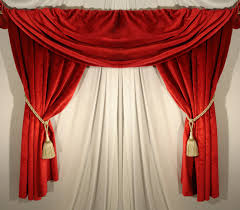
#> input picture DATASET/TEST/non-organik/R_10000.jpg, 240 x 210 px, found by its file name; its folder holds 4 pictures in this run
$ python train.py
#> lines starting #> are read from the running program, lines starting #| are printed output that depends on the picture
import os
import cv2
import time
import json
import pickle
import numpy as np
from skimage.feature import local_binary_pattern, hog
from sklearn.neighbors import KNeighborsClassifier
from sklearn.metrics import accuracy_score, precision_score, recall_score, f1_score, confusion_matrix
from concurrent.futures import ProcessPoolExecutor

def extract_features_single(img_path):
    try:
        img = cv2.imread(img_path)
#> img is the input picture: shape (210, 240, 3); mean B, G, R 90.8, 104.2, 166.3
        if img is None:
            return None
        # Resize to standard size (128x128)
        img_resized = cv2.resize(img, (128, 128))

        # 1. Color Histogram (HSV)
        hsv = cv2.cvtColor(img_resized, cv2.COLOR_BGR2HSV)
#> hsv: shape (128, 128, 3); mean H, S, V 23.3, 133.1, 166.1
        hist_h = cv2.calcHist([hsv], [0], None, [8], [0, 180])
#> hist_h = [14962, 207, 1, 0, 1, 0, 0, 1213]
        hist_s = cv2.calcHist([hsv], [1], None, [8], [0, 256])
#> hist_s = [175, 7612, 821, 261, 169, 191, 1838, 5317]
        hist_v = cv2.calcHist([hsv], [2], None, [8], [0, 256])
#> hist_v = [89, 252, 1051, 1936, 3498, 4318, 3166, 2074]
        hist_color = np.concatenate([hist_h, hist_s, hist_v]).flatten()
#> hist_color = 24 values, max 14962 at index 0, min 0 at index 3, mean 2048
        sum_val = hist_color.sum()
#> sum_val = 49152
        if sum_val > 0:
            hist_color /= sum_val
#> hist_color = 24 values, max 0.304 at index 0, min 0 at index 3, mean 0.0417

        # 2. LBP (Uniform LBP)
        gray = cv2.cvtColor(img_resized, cv2.COLOR_BGR2GRAY)
        radius = 3
        n_points = 8 * radius
        lbp = local_binary_pattern(gray, n_points, radius, method='uniform')
        n_bins = int(lbp.max() + 1)
#> n_bins = 26
        hist_lbp, _ = np.histogram(lbp.ravel(), bins=n_bins, range=(0, n_bins))
#> hist_lbp = 26 values, max 7932 at index 25, min 76 at index 20, mean 630.2
        hist_lbp = hist_lbp.astype("float32")
        sum_lbp = hist_lbp.sum()
#> sum_lbp = 16384
        if sum_lbp > 0:
            hist_lbp /= sum_lbp
#> hist_lbp = 26 values, max 0.484 at index 25, min 0.00464 at index 20, mean 0.0385

        # 3. HOG
        hog_feat = hog(gray, orientations=9, pixels_per_cell=(16, 16), cells_per_block=(2, 2), visualize=False)
#> hog_feat = 1764 values, max 0.389 at index 1296, min 0.000385 at index 1120, mean 0.121

        # 4. Combined (Color Histogram + LBP)
        combined = np.concatenate([hist_color, hist_lbp])
#> combined = 50 values, max 0.484 at index 49, min 0 at index 3, mean 0.04

        return hist_color, hist_lbp, hog_feat, combined
    except Exception as e:
        print(f"Error processing {img_path}: {e}")
        return None

def process_item(item):
    res = extract_features_single(item["path"])
    if res is None:
        return None
    color, lbp, hog_feat, combined = res
#> color has the same summary as hist_color in extract_features_single; lbp has the same summary as hist_lbp in extract_features_single
    return {
        "path": item["path"],
        "filename": item["filename"],
        "label": item["label"],
        "category": item["category"],
        "color": color,
        "lbp": lbp,
        "hog": hog_feat,
        "combined": combined
    }

def get_image_info(base_dir):
    data_info = []
    classes = ['organik', 'non-organik']

    organic_categories = ["Dedaunan", "Sisa Buah", "Sisa Makanan", "Sisa Sayuran"]
    non_organic_categories = ["Botol Plastik", "Kaleng Minuman", "Kardus/Karton", "Kertas/Buku", "Kemasan Plastik"]

    for cls in classes:
        cls_dir = os.path.join(base_dir, cls)
        if not os.path.exists(cls_dir):
            continue
        label = "Organik" if cls == "organik" else "Non-Organik"

        filenames = os.listdir(cls_dir)
        for i, fname in enumerate(filenames):
            if fname.lower().endswith(('.jpg', '.jpeg', '.png', '.webp')):
                full_path = os.path.join(cls_dir, fname)
                if label == "Organik":
                    category = organic_categories[i % len(organic_categories)]
                else:
                    category = non_organic_categories[i % len(non_organic_categories)]
                data_info.append({
                    "path": full_path,
                    "filename": fname,
                    "label": label,
                    "category": category
                })
    return data_info

def main():
    print("Initializing directories...")
    train_dir = r"e:\SKRIPSI\Raisa\ModelKNN\DATASET\TRAIN"
    test_dir = r"e:\SKRIPSI\Raisa\ModelKNN\DATASET\TEST"

    # 1. Collect image paths
    print("Collecting image paths...")
    train_info = get_image_info(train_dir)
    test_info = get_image_info(test_dir)
    print(f"Found {len(train_info)} training images and {len(test_info)} test images.")

    # 2. Extract features in parallel
    print("Extracting features in parallel using ProcessPoolExecutor...")
    start_time = time.time()

    # We will limit CPUs to make sure we don't crash, let's use 2 workers to save memory
    num_workers = 2
    print(f"Using {num_workers} worker processes...")

    train_features = []
    with ProcessPoolExecutor(max_workers=num_workers) as executor:
        results = list(executor.map(process_item, train_info, chunksize=100))
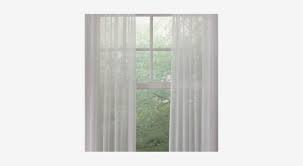
#> input picture DATASET/TEST/non-organik/R_10007.jpg, 303 x 166 px, found by its file name
#> in extract_features_single, img is the input picture: shape (166, 303, 3); mean B, G, R 217.7, 220.3, 219.7
#> in extract_features_single (call 2), `img_resized = cv2.resize(img, (128, 128))`:
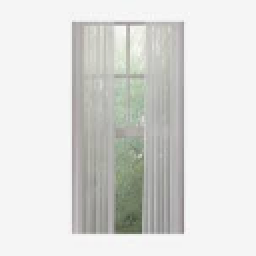
#> img_resized: shape (128, 128, 3) (shown 2 times larger); mean B, G, R 217.8, 220.4, 219.7
#> in extract_features_single (call 2), `hsv = cv2.cvtColor(img_resized, cv2.COLOR_BGR2HSV)`: hsv: shape (128, 128, 3); mean H, S, V 22.8, 4.7, 220.8
#> in extract_features_single (call 2), `hist_h = cv2.calcHist([hsv], [0], None, [8], [0, 180])`: hist_h = [10551, 3485, 1105, 97, 28, 17, 87, 1014]
#> in extract_features_single (call 2), `hist_s = cv2.calcHist([hsv], [1], None, [8], [0, 256])`: hist_s = [15793, 579, 12, 0, 0, 0, 0, 0]
#> in extract_features_single (call 2), `hist_v = cv2.calcHist([hsv], [2], None, [8], [0, 256])`: hist_v = [0, 0, 17, 236, 729, 3434, 1261, 10707]
#> in extract_features_single (call 2), `hist_color = np.concatenate([hist_h, hist_s, hist_v]).flatten()`: hist_color = 24 values, max 15793 at index 8, min 0 at index 11, mean 2048
#> in extract_features_single (call 2), `hist_color /= sum_val`: hist_color = 24 values, max 0.321 at index 8, min 0 at index 11, mean 0.0417
#> in extract_features_single (call 2), `hist_lbp, _ = np.histogram(lbp.ravel(), bins=n_bins, range=(0, n_bins))`: hist_lbp = 26 values, max 7359 at index 24, min 24 at index 6, mean 630.2
#> in extract_features_single (call 2), `hist_lbp /= sum_lbp`: hist_lbp = 26 values, max 0.449 at index 24, min 0.00146 at index 6, mean 0.0385
#> in extract_features_single (call 2), `hog_feat = hog(gray, orientations=9, pixels_per_cell=(16, 16), cells_p..`: hog_feat = 1764 values, max 0.583 at index 297, min 0 at index 0, mean 0.0688
#> in extract_features_single (call 2), `combined = np.concatenate([hist_color, hist_lbp])`: combined = 50 values, max 0.449 at index 48, min 0 at index 11, mean 0.04
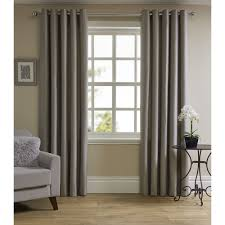
#> input picture DATASET/TEST/non-organik/R_10015.jpg, 225 x 225 px, found by its file name
#> in extract_features_single, img is the input picture: shape (225, 225, 3); mean B, G, R 130.4, 141.3, 148
#> in extract_features_single (call 3), `hsv = cv2.cvtColor(img_resized, cv2.COLOR_BGR2HSV)`: hsv: shape (128, 128, 3); mean H, S, V 27.2, 40.7, 148.2
#> in extract_features_single (call 3), `hist_h = cv2.calcHist([hsv], [0], None, [8], [0, 180])`: hist_h = [12500, 2558, 67, 32, 315, 96, 453, 363]
#> in extract_features_single (call 3), `hist_s = cv2.calcHist([hsv], [1], None, [8], [0, 256])`: hist_s = [7308, 4962, 3332, 641, 96, 30, 10, 5]
#> in extract_features_single (call 3), `hist_v = cv2.calcHist([hsv], [2], None, [8], [0, 256])`: hist_v = [150, 1285, 2455, 2895, 3365, 1927, 1170, 3137]
#> in extract_features_single (call 3), `hist_color = np.concatenate([hist_h, hist_s, hist_v]).flatten()`: hist_color = 24 values, max 12500 at index 0, min 5 at index 15, mean 2048
#> in extract_features_single (call 3), `hist_color /= sum_val`: hist_color = 24 values, max 0.254 at index 0, min 0.000102 at index 15, mean 0.0417
#> in extract_features_single (call 3), `lbp = local_binary_pattern(gray, n_points, radius, method='uniform')`:
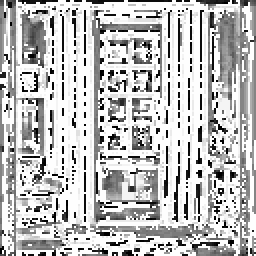
#> lbp: shape (128, 128) float64 (shown 2 times larger); min 0, max 25, mean 18.7; drawn with min black and max white
#> in extract_features_single (call 3), `hist_lbp, _ = np.histogram(lbp.ravel(), bins=n_bins, range=(0, n_bins))`: hist_lbp = 26 values, max 8027 at index 25, min 77 at index 6, mean 630.2
#> in extract_features_single (call 3), `hist_lbp /= sum_lbp`: hist_lbp = 26 values, max 0.49 at index 25, min 0.0047 at index 6, mean 0.0385
#> in extract_features_single (call 3), `hog_feat = hog(gray, orientations=9, pixels_per_cell=(16, 16), cells_p..`: hog_feat = 1764 values, max 0.466 at index 1152, min 0 at index 32, mean 0.102
#> in extract_features_single (call 3), `combined = np.concatenate([hist_color, hist_lbp])`: combined = 50 values, max 0.49 at index 49, min 0.000102 at index 15, mean 0.04
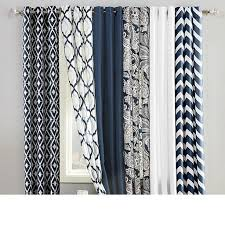
#> input picture DATASET/TEST/non-organik/R_10024.jpg, 225 x 225 px, found by its file name
#> in extract_features_single, img is the input picture: shape (225, 225, 3); mean B, G, R 170.4, 168.3, 166
#> in extract_features_single (call 4), `img_resized = cv2.resize(img, (128, 128))`:
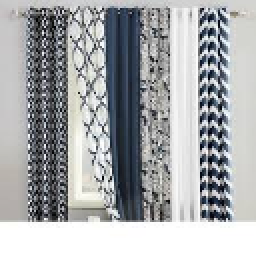
#> img_resized: shape (128, 128, 3) (shown 2 times larger); mean B, G, R 170.5, 168.3, 166.1
#> in extract_features_single (call 4), `hsv = cv2.cvtColor(img_resized, cv2.COLOR_BGR2HSV)`: hsv: shape (128, 128, 3); mean H, S, V 60.5, 21.2, 172.1
#> in extract_features_single (call 4), `hist_h = cv2.calcHist([hsv], [0], None, [8], [0, 180])`: hist_h = [5278, 2980, 310, 309, 4994, 2013, 176, 324]
#> in extract_features_single (call 4), `hist_s = cv2.calcHist([hsv], [1], None, [8], [0, 256])`: hist_s = [13421, 855, 955, 875, 156, 44, 34, 44]
#> in extract_features_single (call 4), `hist_v = cv2.calcHist([hsv], [2], None, [8], [0, 256])`: hist_v = [323, 1425, 1693, 1234, 1143, 1911, 4113, 4542]
#> in extract_features_single (call 4), `hist_color = np.concatenate([hist_h, hist_s, hist_v]).flatten()`: hist_color = 24 values, max 13421 at index 8, min 34 at index 14, mean 2048
#> in extract_features_single (call 4), `hist_color /= sum_val`: hist_color = 24 values, max 0.273 at index 8, min 0.000692 at index 14, mean 0.0417
#> in extract_features_single (call 4), `lbp = local_binary_pattern(gray, n_points, radius, method='uniform')`:
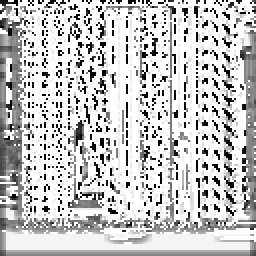
#> lbp: shape (128, 128) float64 (shown 2 times larger); min 0, max 25, mean 19.4; drawn with min black and max white
#> in extract_features_single (call 4), `hist_lbp, _ = np.histogram(lbp.ravel(), bins=n_bins, range=(0, n_bins))`: hist_lbp = 26 values, max 8117 at index 25, min 54 at index 5, mean 630.2
#> in extract_features_single (call 4), `hist_lbp /= sum_lbp`: hist_lbp = 26 values, max 0.495 at index 25, min 0.0033 at index 5, mean 0.0385
#> in extract_features_single (call 4), `hog_feat = hog(gray, orientations=9, pixels_per_cell=(16, 16), cells_p..`: hog_feat = 1764 values, max 0.332 at index 1656, min 0 at index 1279, mean 0.141
#> in extract_features_single (call 4), `combined = np.concatenate([hist_color, hist_lbp])`: combined = 50 values, max 0.495 at index 49, min 0.000692 at index 14, mean 0.04
#> results = 4 items
        train_features = [r for r in results if r is not None]
#> train_features = 4 items

    test_features = []
    with ProcessPoolExecutor(max_workers=num_workers) as executor:
        results = list(executor.map(process_item, test_info, chunksize=100))
        test_features = [r for r in results if r is not None]
#> test_features = 4 items

    print(f"Feature extraction completed in {time.time() - start_time:.2f}s.")
    print(f"Successfully processed {len(train_features)} training features and {len(test_features)} test features.")
#| Successfully processed 4 training features and 4 test features.

    # 3. Prepare dataset matrices
    y_train = np.array([item["label"] for item in train_features])
    y_test = np.array([item["label"] for item in test_features])

    feature_types = ["color", "lbp", "hog", "combined"]
    feature_names = {
        "color": "Color Histogram",
        "lbp": "Local Binary Patterns (LBP)",
        "hog": "Histogram of Oriented Gradients (HOG)",
        "combined": "Histogram + LBP (Combined)"
    }

    X_train_dict = {ft: np.array([item[ft] for item in train_features]) for ft in feature_types}
#> X_train_dict = 4 items
    X_test_dict = {ft: np.array([item[ft] for item in test_features]) for ft in feature_types}
#> X_test_dict = 4 items

    # 4. Grid Search K-values and compare feature methods
    print("Evaluating feature extraction methods and K-values...")
    k_values = [1, 3, 5, 7, 9, 11, 13, 15, 17, 19]

    # Track the best accuracy overall
    best_overall_acc = 0.0
    best_feature_type = None
    best_k = None
    best_clf = None

    # For each feature type, find the best K
    feature_best_k_accuracy = {}

    for ft in feature_types:
        print(f"Testing features: {feature_names[ft]}")
        best_k_for_ft = None
        best_acc_for_ft = 0.0

        for k in k_values:
            clf = KNeighborsClassifier(n_neighbors=k, metric='euclidean')
            clf.fit(X_train_dict[ft], y_train)
            preds = clf.predict(X_test_dict[ft])
            acc = accuracy_score(y_test, preds)
            print(f"  K={k} -> Accuracy: {acc:.4f}")

            if acc > best_acc_for_ft:
                best_acc_for_ft = acc
                best_k_for_ft = k

            if acc > best_overall_acc:
                best_overall_acc = acc
                best_feature_type = ft
                best_k = k
                best_clf = clf

        feature_best_k_accuracy[ft] = best_acc_for_ft
        print(f"Best K for {feature_names[ft]} is K={best_k_for_ft} with accuracy {best_acc_for_ft:.4f}\n")
#> after the loop, best_feature_type = 'color'; best_k = 1; best_overall_acc = 1; feature_best_k_accuracy = 0 items

    print(f"=== OVERALL BEST MODEL ===")
    print(f"Feature: {feature_names[best_feature_type]}")
    print(f"K-value: {best_k}")
    print(f"Test Accuracy: {best_overall_acc:.4f}")

    # 5. Evaluate the best model in detail on the test set
    best_X_train = X_train_dict[best_feature_type]
    best_X_test = X_test_dict[best_feature_type]

    best_clf.fit(best_X_train, y_train)
    y_pred = best_clf.predict(best_X_test)

    # Calculate performance metrics (Organik as positive, Non-Organik as negative)
    acc = accuracy_score(y_test, y_pred)
    prec = precision_score(y_test, y_pred, pos_label="Organik")
    rec = recall_score(y_test, y_pred, pos_label="Organik")
    f1 = f1_score(y_test, y_pred, pos_label="Organik")

    # Confusion Matrix
    # Labels order: ["Organik", "Non-Organik"]
    # So TP (Organik/Organik) is index [0,0]
    # FN (Organik/Non-Organik) is index [0,1]
    # FP (Non-Organik/Organik) is index [1,0]
    # TN (Non-Organik/Non-Organik) is index [1,1]
    cm = confusion_matrix(y_test, y_pred, labels=["Organik", "Non-Organik"])
    tp = int(cm[0, 0])
    fn = int(cm[0, 1])
    fp = int(cm[1, 0])
    tn = int(cm[1, 1])

    print("\nConfusion Matrix:")
    print(f"  TP (Actual Organik, Predicted Organik): {tp}")
    print(f"  TN (Actual Non-Organik, Predicted Non-Organik): {tn}")
    print(f"  FP (Actual Non-Organik, Predicted Organik): {fp}")
    print(f"  FN (Actual Organik, Predicted Non-Organik): {fn}")

    # 6. Generate K-curve for the best feature extraction method
    k_curve = []
    for k in k_values:
        clf = KNeighborsClassifier(n_neighbors=k, metric='euclidean')
        clf.fit(best_X_train, y_train)
        val_acc = accuracy_score(y_test, clf.predict(best_X_test))
        k_curve.append({
            "k": k,
            "accuracy": float(round(val_acc, 4))
        })

    # 7. Generate feature comparison point list
    feature_comparison = [
        {
            "method": feature_names[ft],
            "accuracy": float(round(feature_best_k_accuracy[ft], 4))
        }
        for ft in feature_types
    ]

    # 8. Save Metrics JSON
    metrics_data = {
        "accuracy": float(round(acc, 4)),
        "precision": float(round(prec, 4)),
        "recall": float(round(rec, 4)),
        "f1_score": float(round(f1, 4)),
        "k_optimal": best_k,
        "confusion_matrix": {
            "tp": tp,
            "tn": tn,
            "fp": fp,
            "fn": fn
        },
        "k_curve": k_curve,
        "feature_comparison": feature_comparison,
        "model_info": {
            "algorithm": "K-Nearest Neighbors (KNN)",
            "k_value": best_k,
            "input_size": [128, 128, 3],
            "classes": ["Organik", "Non-Organik"],
            "trained_at": time.strftime("%Y-%m-%dT%H:%M:%SZ", time.gmtime()),
            "train_size": len(train_features),
            "test_size": len(test_features)
        }
    }

    with open("metrics.json", "w") as f:
        json.dump(metrics_data, f, indent=2)
    print("Saved metrics.json successfully.")

    # 9. Save Best Classifier Model
    # Save the trained sklearn KNN classifier
    with open("knn_model.pkl", "wb") as f:
        pickle.dump(best_clf, f)
    print("Saved knn_model.pkl successfully.")

    # 10. Save training reference metadata and extracted features (needed for finding neighbors)
    # Store path, label, category, and best feature representation for all training samples
    training_ref_data = []
    for item in train_features:
        training_ref_data.append({
            "path": item["path"],
            "filename": item["filename"],
            "label": item["label"],
            "category": item["category"],
            "feature": item[best_feature_type]
        })

    with open("training_data.pkl", "wb") as f:
        pickle.dump({
            "feature_type": best_feature_type,
            "references": training_ref_data
        }, f)
    print("Saved training_data.pkl successfully.")
    print("Model training pipeline finished successfully!")

if __name__ == "__main__":
#> (the run stopped early here; a loop or call above may not have finished)
